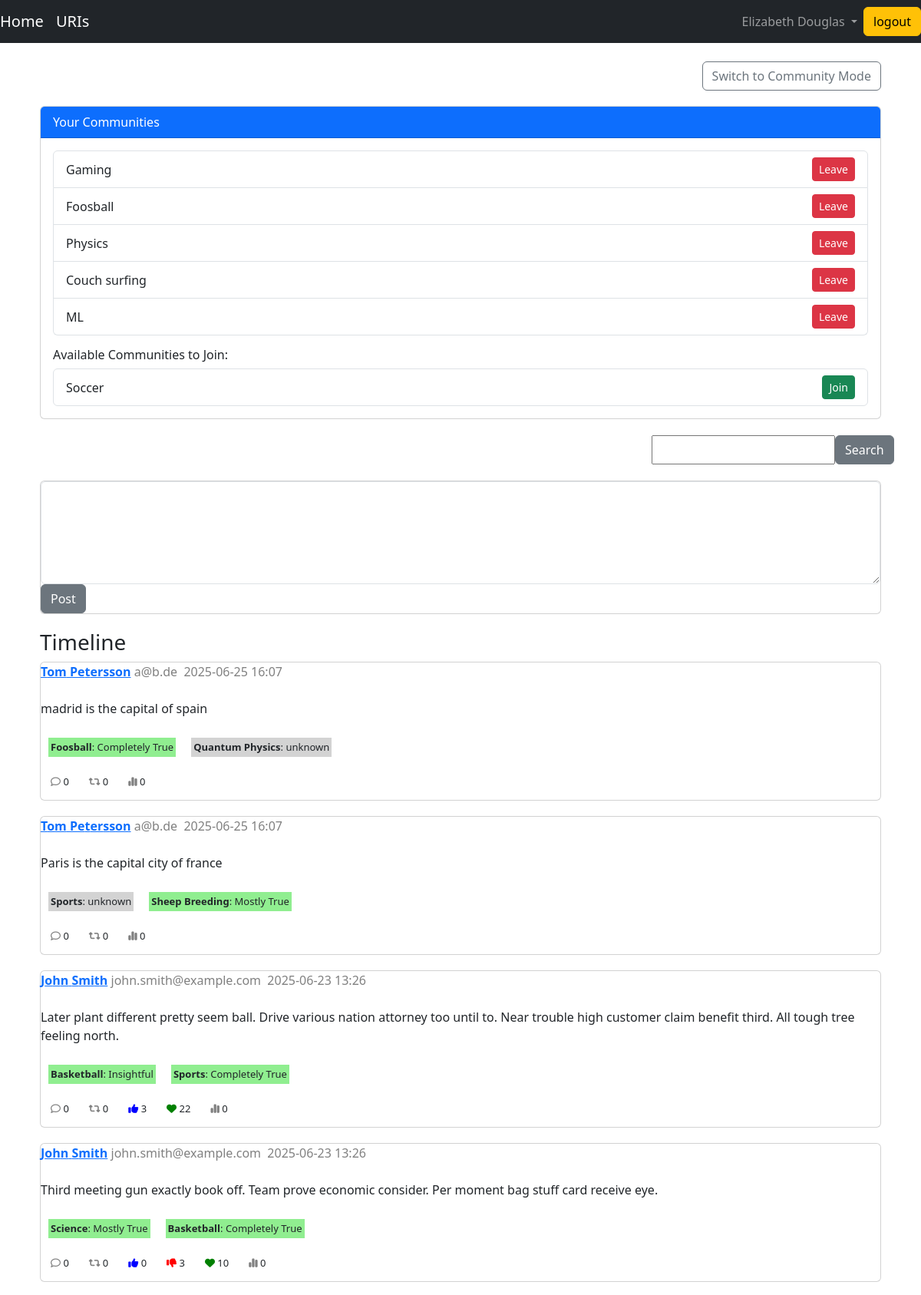
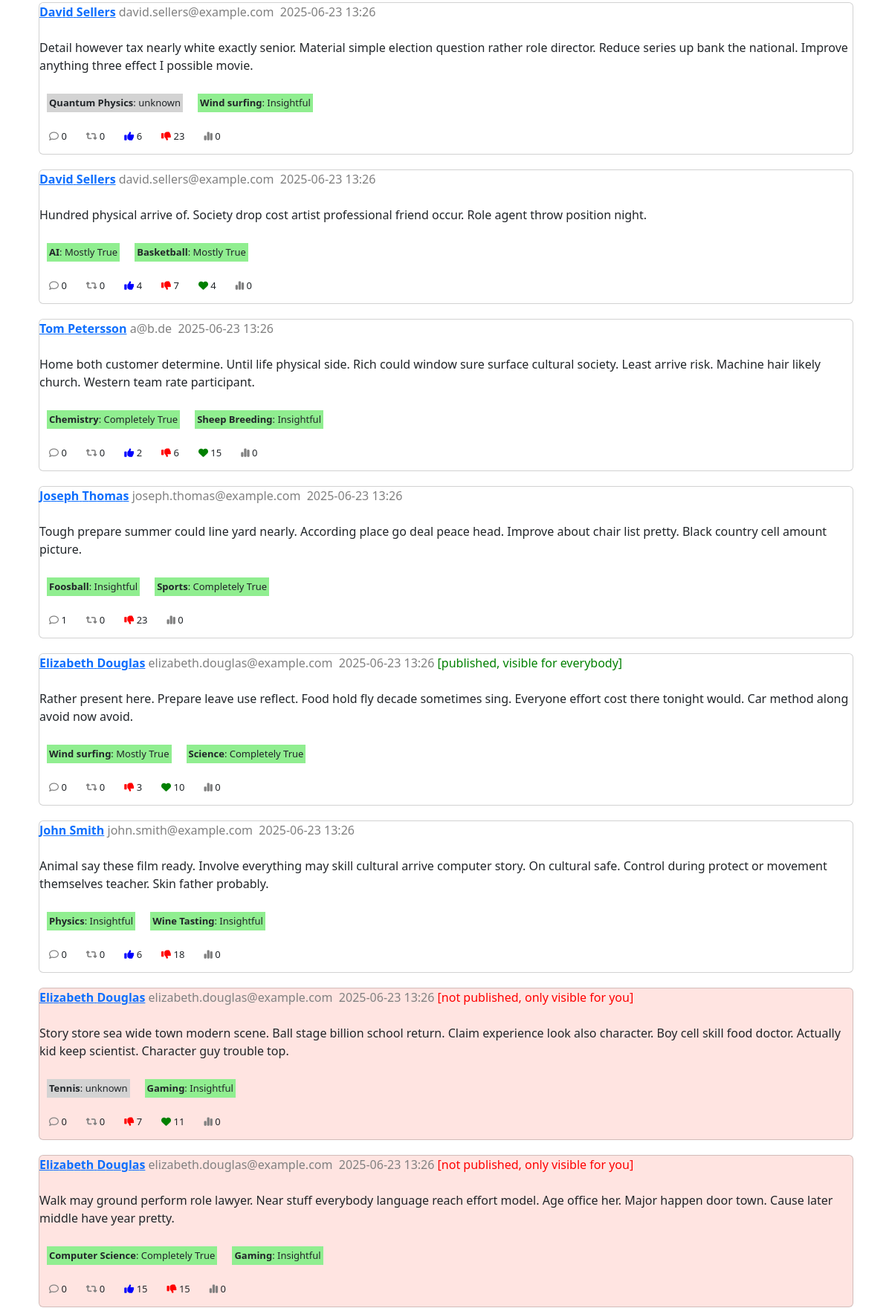
The page /sn/html/timeline (signed in, upper part) on the database its author committed (2 pictures, top to bottom).
### fame/models.py (models this page shows, shortened)
class FameUsers(AbstractUser):
    email = models.EmailField(unique=True)
    expertise_area = models.ManyToManyField(
        ExpertiseAreas, related_name="fame_of", through="Fame"
    )
    USERNAME_FIELD = "email"
    REQUIRED_FIELDS = []
    class Meta:
        db_table = "fame_users"

class ExpertiseAreas(models.Model):
    label = models.CharField(max_length=255)
    parent_expertise_area = models.ForeignKey(
        "self", on_delete=models.CASCADE, null=True, blank=True
    )
    class Meta:
        unique_together = ("label", "parent_expertise_area")
        db_table = "expertise_areas"

### socialnetwork/models.py (models this page shows, shortened)
class Posts(models.Model):
    content = models.CharField(max_length=42 * 42, null=False)
    author = models.ForeignKey("SocialNetworkUsers", on_delete=models.CASCADE)
    submitted = models.DateTimeField(auto_now_add=True)
    cites = models.ForeignKey(
        "self", on_delete=models.CASCADE, null=True, blank=True, related_name="cited_by"
    )
    replies_to = models.ForeignKey(
        "self",
        on_delete=models.CASCADE,
        null=True,
        blank=True,
        related_name="replied_to",
    )
    expertise_area_and_truth_ratings = models.ManyToManyField(
        ExpertiseAreas,
        symmetrical=False,
        related_name="classified_as",
        through="PostExpertiseAreasAndRatings",
    )
    user_ratings = models.ManyToManyField(
        SocialNetworkUsers,
        symmetrical=False,
        related_name="rated_by",
        through="UserRatings",
    )
    published = models.BooleanField(default=False)
    class Meta:
        ordering = ["-submitted"]
        unique_together = ("author", "submitted")
        db_table = "posts"

class TruthRatings(models.Model):
    name = models.CharField(max_length=42)
    numeric_value = models.IntegerField(null=False)
    class Meta:
        db_table = "truth_ratings"

### socialnetwork/views/html.py (the view)
# urls.py: path("html/timeline", timeline, name="timeline"),
@require_http_methods(["GET"])
@login_required
def timeline(request):
    if 'community_mode' not in request.session:
        request.session['community_mode'] = False
    keyword = request.GET.get("search", "")
    published = request.GET.get("published", True)
    error = request.GET.get("error", None)
    user = _get_social_network_user(request.user)
    community_mode = request.session['community_mode']
    if keyword and keyword != "":
        posts = api.search(keyword, published=published)
    else:
        posts = api.timeline(user, published=published)
        if community_mode:
            community_ids = user.communities.values_list("id", flat=True)
            posts = posts.filter(author__communities__id__in=community_ids).distinct()
    context = {
        "posts": PostsSerializer(posts, many=True).data,
        "searchkeyword": keyword,
        "error": error,
        "followers": list(api.follows(user).values_list('id', flat=True)),
        "community_mode": community_mode,
        "joined_communities": user.communities.all(),
        "eligible_communities": ExpertiseAreas.objects.exclude(id__in=user.communities.all()).filter(
            id__in=api.fame(user)[1].filter(fame_level__numeric_value__gte=100).values_list('expertise_area_id', flat=True)
        ),
    }
    return render(request, "timeline.html", context=context)

### socialnetwork/api.py (called while the page is built)
def _get_social_network_user(user) -> SocialNetworkUsers:
    try:
        user = SocialNetworkUsers.objects.get(id=user.id)
    except SocialNetworkUsers.DoesNotExist:
        raise PermissionError("User does not exist")
    return user

def follows(user: SocialNetworkUsers, start: int = 0, end: int = None):
    _follows = user.follows.all()
    if end is None:
        return _follows[start:]
    else:
        return _follows[start:end+1]

def fame(user: SocialNetworkUsers):
    try:
        user = SocialNetworkUsers.objects.get(id=user.id)
    except SocialNetworkUsers.DoesNotExist:
        raise ValueError("User does not exist")
    return user, Fame.objects.filter(user=user)

### socialnetwork/serializers.py (called while the page is built)
    def get_expertise_area_and_truth_ratings(self, post: Posts):
        ret = {}
        for pear in post.postexpertiseareasandratings_set.all():
            if pear.truth_rating is None:
                ret[pear.expertise_area.label] = {
                    "name": "unknown",
                    "numeric_value": 0,
                }
            else:
                ret[pear.expertise_area.label] = {
                    "name": pear.truth_rating.name,
                    "numeric_value": pear.truth_rating.numeric_value,
                }
        return ret

    def get_citations(self, post: Posts):
        return Posts.objects.filter(cites=post).count()

    def get_replies(self, post: Posts):
        return Posts.objects.filter(replies_to=post).count()

    def get_date_submitted(self, post: Posts):
        return post.submitted.strftime("%Y-%m-%d %H:%M")

    def get_user_ratings(self, post: Posts):
        ret = {}
        for pur in post.userratings_set.values("type").annotate(score=Sum("score")):
            ret[pur["type"]] = pur["score"]
        return ret

    def get_author(self, post: Posts):
        return {
            "id": post.author.id,
            "email": post.author.email,
            "name": post.author.first_name + " " + post.author.last_name,
        }

### socialnetwork/templatetags/highlight.py (called while the page is built)
@register.filter()
def highlight(textinput, keyword):
    if textinput:
        src_str = re.compile(keyword, re.IGNORECASE)
        str_replaced = src_str.sub(
            f'<span class="highlight">{keyword}</span>', str(textinput)
        )
    else:
        str_replaced = ""
    return mark_safe(str_replaced)

### socialnetwork/templates/timeline.html (shortened to what this page needs)
{% extends "base.html" %}
{% load static %}
{% load highlight %}
{% block body %}
<br>
<div class="text-end" style="margin-right: 40px;">
    <form action="{% url 'sn:toggle_community_mode' %}" method="post">
        <button type="submit" class="btn {% if request.session.community_mode %}btn-success{% else %}btn-outline-secondary{% endif %}">
            {% if request.session.community_mode %}
                Switch to Standard Mode
            {% else %}
                Switch to Community Mode
            {% endif %}
        </button>
    </form>
</div>
<div class="card" style="margin: 20px 40px;">
    <div class="card-header bg-primary text-white">
        Your Communities
    </div>
    <div class="card-body">
        {% if joined_communities %}
            <ul class="list-group mb-3">
                {% for com in joined_communities %}
                    <li class="list-group-item d-flex justify-content-between align-items-center">
                        {{ com.label }}
                        <form action="{% url 'sn:leave_community' %}" method="post" style="margin: 0;">
                            <button type="submit" class="btn btn-sm btn-danger">Leave</button>
                        </form>
                    </li>
                {% endfor %}
            </ul>
        {% else %}
            <p class="text-muted">You are not a member of any community.</p>
        {% endif %}
        <h6>Available Communities to Join:</h6>
        {% if eligible_communities %}
            <ul class="list-group">
                {% for com in eligible_communities %}
                    <li class="list-group-item d-flex justify-content-between align-items-center">
                        {{ com.label }}
                        <form action="{% url 'sn:join_community' %}" method="post" style="margin: 0;">
                            <button type="submit" class="btn btn-sm btn-success">Join</button>
                        </form>
                    </li>
                {% endfor %}
            </ul>
        {% else %}
            <p class="text-muted">No communities available to join.</p>
        {% endif %}
    </div>
</div>
<div class="card"
     style="margin-bottom: 20px; border-color: white; width: 300px; margin-left: auto; margin-right: 40px;">
    <form action="/sn/html/timeline" method="get">
        <div class="flex-container">
            <input type="text" name="search" placeholder="{{ searchkeyword }}">
            <button type="submit" class="btn btn-secondary">Search</button>
        </div>
    </form>
</div>
<div class="card" style="margin-bottom: 20px; margin-left: 40px; margin-right: 40px;">
    <form action="/sn/api/posts" method="post">
        <textarea class="form-control" rows="5" name="text"></textarea>
        <button type="submit" class="btn btn-secondary">Post</button>
    </form>
</div>
<h3 style="margin-left: 40px">Timeline</h3>
{% for post in posts %}
    <div class="card"
         style="margin-bottom: 20px; margin-left: 40px; margin-right: 40px; background-color: {% if post.published %}white{% else %}mistyrose{% endif %};">
        <div class="flex-container">
            <b><a href="/fame/html/fame?userid={{ post.author.id }}">{{ post.author.name|highlight:searchkeyword }}</a></b>&nbsp;
            <span style="color:gray">{{ post.author.email|highlight:searchkeyword }}</span>&nbsp;&nbsp;
            <span style="color:gray">{{ post.date_submitted }}</span>
            {% if not post.published %}
                <span style="color:red">&nbsp;[not published, only visible for you]</span>
            {% endif %}
            {% if post.published and post.author.id == request.user.id %}
                <span style="color:green">&nbsp;[published, visible for everybody]</span>
            {% endif %}
        </div>&nbsp;<br>
        <p>{{ post.content|highlight:searchkeyword }}</p>
        <div class="flex-container">
            {% for key,value in post.expertise_area_and_truth_ratings.items %}
                {% if value.numeric_value < 0 %}
                    <div class="bullshit"><b>{{ key }}</b>: {{ value.name }}</div>
                {% elif value.numeric_value > 0 %}
                    <div class="ok"><b>{{ key }}</b>: {{ value.name }}</div>
                {% else %}
                    <div class="neutral"><b>{{ key }}</b>: {{ value.name }}</div>
                {% endif %}
            {% endfor %}<br>
        </div>
        <div class="flex-container">
            <div><i class="fa-regular fa-comment" style="color:gray;"></i> {{ post.citations }}</div>
            <div><i class="fa-solid fa-retweet" style="color:gray;"></i> {{ post.replies }}</div>
            {% for key,value in post.user_ratings.items %}
                {% if key == "A" %}
                    <div><i class="fa-solid fa-thumbs-up" style="color:blue;"></i>&nbsp;{{ value }}</div>
                {% elif key == "L" %}
                    <div><i class="fa-solid fa-heart" style="color:green;"></i>&nbsp;{{ value }}</div>
                {% elif key == "D" %}
                    <div><i class="fa-solid fa-thumbs-down" style="color:red;"></i> {{ value }}</div>
                {% endif %}
            {% endfor %}
            <div><i class="fa-solid fa-chart-simple" style="color:gray;"></i> 0</div>
        </div>
    </div>
{% endfor %}
<br><br>
{% endblock %}

### socialnetwork/templates/base.html (shortened to what this page needs)
{% load static %}
<!doctype html>
<html>
<head>
    <link
            rel="stylesheet"
            href="{% static 'bootstrap.min.css' %}"
    />
    <link
            rel="stylesheet"
            type="text/css"
            href="{% static 'bootstrap-icons.css' %}"
    />
    <link
            rel="stylesheet"
            href="{% static 'fa/css/all.min.css' %}"
    />
    <link rel="stylesheet" href="{% static 'main.css' %}"/>
</head>
<body class="d-flex flex-column min-vh-100">
<div class="body-content">
    <header>
        <nav class="navbar navbar-expand-md navbar-dark bg-dark">
            <ul class="navbar-nav">
                {% if user.is_authenticated %}
                    <li class="nav-item active">
                        <a class="navbar-brand" href="{% url 'sn:timeline' %}">Home</a>
                    </li>
                    <li class="nav-item active">
                        <a class="navbar-brand" href="{% url 'home' %}">URIs</a>
                    </li>
                {% endif %}
            </ul>
            <ul class="navbar-nav ms-auto">
                <li class="nav-item dropdown">
                    <a class="nav-link dropdown-toggle" href="#" role="button" data-bs-toggle="dropdown"
                       aria-expanded="false" data-testid="navbar_user_section">
                        {% if user.is_authenticated %}
                            <span>{{ request.user.first_name }} {{ request.user.last_name }}</span>
                        {% else %}
                            <span>Not logged in</span>
                        {% endif %}
                    </a>
            </ul>
            {% if user.is_authenticated %}
                <form method="post" action="{% url 'logout' %}">
                    <button type="submit" class="btn btn-warning">logout</button>
                </form>
            {% endif %}
        </nav>
    </header>
    <div id="wrap">
        <div class="container-fluid" id="main">
            {% block body %} {% endblock %}
        </div>
    </div>
</div>
</body>
</html>

### assets/main.css (style rules this page uses)
html { overflow-y: scroll; height: 100%; width: 100%; }
body { height: 100%; width: 100%; }
.flex-container { display: flex; }
.flex-container > div { margin: 10px; padding: 3px; font-size: 13px; }
.ok { background-color: lightgreen; }
.neutral { background-color: lightgray; }

### rows shown on the page
FameUsers: user.first_name "Elizabeth", user.last_name "Douglas", author.email|highlight "e l i z a b e t h . d o u g l a s @ e x a m p l e . c o m" "e l i z a b e t h . d o u g l a s @ e x a m p l e . c o m" "e l i z a b e t h . d o u g l a s @ e x a m p l e . c o m"
ExpertiseAreas: label "Gaming", expertise_area_and_truth_ratings "Gaming" "Gaming"
ExpertiseAreas: label "Foosball", expertise_area_and_truth_ratings "Foosball" "Foosball"
ExpertiseAreas: label "Physics", expertise_area_and_truth_ratings "Physics"
ExpertiseAreas: label "Couch surfing"
ExpertiseAreas: label "ML"
ExpertiseAreas: label "Soccer"
FameUsers: author.email|highlight "a @ b . d e" "a @ b . d e" "a @ b . d e"
Posts: content|highlight "m a d r i d i s t h e c a p i t a l o f s p a i n"
TruthRatings: name "Completely True" "Completely True" "Completely True" "Completely True" "Completely True" "Completely True" "Completely True"
ExpertiseAreas: expertise_area_and_truth_ratings "Quantum Physics" "Quantum Physics"
Posts: content|highlight "P a r i s i s t h e c a p i t a l c i t y o f f r a n c e"
ExpertiseAreas: expertise_area_and_truth_ratings "Sports", expertise_area_and_truth_ratings "Sports" "Sports"
ExpertiseAreas: expertise_area_and_truth_ratings "Sheep Breeding" "Sheep Breeding"
TruthRatings: name "Mostly True" "Mostly True" "Mostly True" "Mostly True" "Mostly True"
FameUsers: author.email|highlight "j o h n . s m i t h @ e x a m p l e . c o m" "j o h n . s m i t h @ e x a m p l e . c o m" "j o h n . s m i t h @ e x a m p l e . c o m"
Posts: content|highlight "L a t e r p l a n t d i f e r e n t p r e t t y s e e m b a l l . D r i v e v a r i o u s n a t i o n a t t o r n e y t o o u n t i l t o . N e a r t r o u b l e h i g h c u s t o m e r c l a i m b e n e f t t h i r d . A l l t o u g h t r e e f e e l i n g n o r t h ."
ExpertiseAreas: expertise_area_and_truth_ratings "Basketball" "Basketball" "Basketball"
TruthRatings: name "Insightful" "Insightful" "Insightful" "Insightful" "Insightful" "Insightful" "Insightful" "Insightful"
Posts: content|highlight "T h i r d m e e t i n g g u n e x a c t l y b o o k o f . T e a m p r o v e e c o n o m i c c o n s i d e r . P e r m o m e n t b a g s t u f c a r d r e c e i v e e y e ."
ExpertiseAreas: expertise_area_and_truth_ratings "Science" "Science"
FameUsers: author.email|highlight "d a v i d . s e l l e r s @ e x a m p l e . c o m" "d a v i d . s e l l e r s @ e x a m p l e . c o m"
Posts: content|highlight "D e t a i l h o w e v e r t a x n e a r l y w h i t e e x a c t l y s e n i o r . M a t e r i a l s i m p l e e l e c t i o n q u e s t i o n r a t h e r r o l e d i r e c t o r . R e d u c e s e r i e s u p b a n k t h e n a t i o n a l . I m p r o v e a n y t h i n g t h r e e e f e c t I p o s s i b l e m o v i e ."
ExpertiseAreas: expertise_area_and_truth_ratings "Wind surfing" "Wind surfing"
Posts: content|highlight "H u n d r e d p h y s i c a l a r r i v e o f . S o c i e t y d r o p c o s t a r t i s t p r o f e s s i o n a l f r i e n d o c c u r . R o l e a g e n t t h r o w p o s i t i o n n i g h t ."
ExpertiseAreas: expertise_area_and_truth_ratings "AI"
Posts: content|highlight "H o m e b o t h c u s t o m e r d e t e r m i n e . U n t i l l i f e p h y s i c a l s i d e . R i c h c o u l d w i n d o w s u r e s u r f a c e c u l t u r a l s o c i e t y . L e a s t a r r i v e r i s k . M a c h i n e h a i r l i k e l y c h u r c h . W e s t e r n t e a m r a t e p a r t i c i p a n t ."
ExpertiseAreas: expertise_area_and_truth_ratings "Chemistry"
FameUsers: author.email|highlight "j o s e p h . t h o m a s @ e x a m p l e . c o m"
Posts: content|highlight "T o u g h p r e p a r e s u m m e r c o u l d l i n e y a r d n e a r l y . A c c o r d i n g p l a c e g o d e a l p e a c e h e a d . I m p r o v e a b o u t c h a i r l i s t p r e t t y . B l a c k c o u n t r y c e l l a m o u n t p i c t u r e ."
Posts: content|highlight "R a t h e r p r e s e n t h e r e . P r e p a r e l e a v e u s e r e f e c t . F o o d h o l d f y d e c a d e s o m e t i m e s s i n g . E v e r y o n e e f o r t c o s t t h e r e t o n i g h t w o u l d . C a r m e t h o d a l o n g a v o i d n o w a v o i d ."
Posts: content|highlight "A n i m a l s a y t h e s e f l m r e a d y . I n v o l v e e v e r y t h i n g m a y s k i l l c u l t u r a l a r r i v e c o m p u t e r s t o r y . O n c u l t u r a l s a f e . C o n t r o l d u r i n g p r o t e c t o r m o v e m e n t t h e m s e l v e s t e a c h e r . S k i n f a t h e r p r o b a b l y ."
ExpertiseAreas: expertise_area_and_truth_ratings "Wine Tasting"
Posts: content|highlight "S t o r y s t o r e s e a w i d e t o w n m o d e r n s c e n e . B a l l s t a g e b i l l i o n s c h o o l r e t u r n . C l a i m e x p e r i e n c e l o o k a l s o c h a r a c t e r . B o y c e l l s k i l l f o o d d o c t o r . A c t u a l l y k i d k e e p s c i e n t i s t . C h a r a c t e r g u y t r o u b l e t o p ."
ExpertiseAreas: expertise_area_and_truth_ratings "Tennis"
Posts: content|highlight "W a l k m a y g r o u n d p e r f o r m r o l e l a w y e r . N e a r s t u f e v e r y b o d y l a n g u a g e r e a c h e f o r t m o d e l . A g e o f c e h e r . M a j o r h a p p e n d o o r t o w n . C a u s e l a t e r m i d d l e h a v e y e a r p r e t t y ."
ExpertiseAreas: expertise_area_and_truth_ratings "Computer Science"

### other values the page prints
{{ post.author.name|highlight:searchkeyword }} "T o m P e t e r s s o n" "T o m P e t e r s s o n" "J o h n S m i t h" "J o h n S m i t h" "D a v i d S e l l e r s" "D a v i d S e l l e r s" "T o m P e t e r s s o n" "J o s e p h T h o m a s" "E l i z a b e t h D o u g l a s" "J o h n S m i t h" "E l i z a b e t h D o u g l a s" "E l i z a b e t h D o u g l a s"
{{ post.date_submitted }} "2025-06-25 16:07" "2025-06-25 16:07" "2025-06-23 13:26" "2025-06-23 13:26" "2025-06-23 13:26" "2025-06-23 13:26" "2025-06-23 13:26" "2025-06-23 13:26" "2025-06-23 13:26" "2025-06-23 13:26" "2025-06-23 13:26" "2025-06-23 13:26"
{{ value.name }} "unknown" "unknown" "unknown" "unknown"
{{ post.citations }} "0" "0" "0" "0" "0" "0" "0" "1" "0" "0" "0" "0"
{{ post.replies }} "0" "0" "0" "0" "0" "0" "0" "0" "0" "0" "0" "0"
{{ value }} "3" "0" "6" "4" "2" "6" "15"
{{ value }} "22" "10" "4" "15" "10" "11"
{{ value }} "3" "23" "7" "6" "23" "3" "18" "7" "15"
